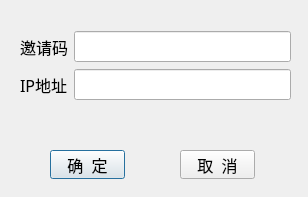
<?xml version="1.0" encoding="UTF-8"?>
<ui version="4.0">
 <class>DialogAddFriend</class>
 <widget class="QDialog" name="DialogAddFriend">
  <property name="geometry">
   <rect>
    <x>0</x>
    <y>0</y>
    <width>308</width>
    <height>197</height>
   </rect>
  </property>
  <property name="font">
   <font>
    <family>微软雅黑</family>
    <pointsize>12</pointsize>
   </font>
  </property>
  <property name="windowTitle">
   <string>Dialog</string>
  </property>
  <widget class="QPushButton" name="pushButton_ok">
   <property name="geometry">
    <rect>
     <x>50</x>
     <y>150</y>
     <width>75</width>
     <height>29</height>
    </rect>
   </property>
   <property name="font">
    <font>
     <family>微软雅黑</family>
     <pointsize>12</pointsize>
    </font>
   </property>
   <property name="text">
    <string>确  定</string>
   </property>
  </widget>
  <widget class="QPushButton" name="pushButton_cancel">
   <property name="geometry">
    <rect>
     <x>180</x>
     <y>150</y>
     <width>75</width>
     <height>29</height>
    </rect>
   </property>
   <property name="font">
    <font>
     <family>微软雅黑</family>
     <pointsize>12</pointsize>
    </font>
   </property>
   <property name="text">
    <string>取  消</string>
   </property>
  </widget>
  <widget class="QWidget" name="layoutWidget">
   <property name="geometry">
    <rect>
     <x>20</x>
     <y>30</y>
     <width>271</width>
     <height>71</height>
    </rect>
   </property>
   <layout class="QGridLayout" name="gridLayout">
    <item row="0" column="0">
     <widget class="QLabel" name="label">
      <property name="font">
       <font>
        <family>微软雅黑</family>
        <pointsize>12</pointsize>
       </font>
      </property>
      <property name="text">
       <string>邀请码</string>
      </property>
     </widget>
    </item>
    <item row="0" column="1">
     <widget class="QLineEdit" name="lineEdit_invite_code">
      <property name="font">
       <font>
        <family>微软雅黑</family>
        <pointsize>12</pointsize>
       </font>
      </property>
     </widget>
    </item>
    <item row="1" column="0">
     <widget class="QLabel" name="label_2">
      <property name="font">
       <font>
        <family>微软雅黑</family>
        <pointsize>12</pointsize>
       </font>
      </property>
      <property name="text">
       <string>IP地址</string>
      </property>
     </widget>
    </item>
    <item row="1" column="1">
     <widget class="QLineEdit" name="lineEdit_ip_addr">
      <property name="font">
       <font>
        <family>微软雅黑</family>
        <pointsize>12</pointsize>
       </font>
      </property>
     </widget>
    </item>
   </layout>
  </widget>
 </widget>
 <resources/>
 <connections/>
</ui>
